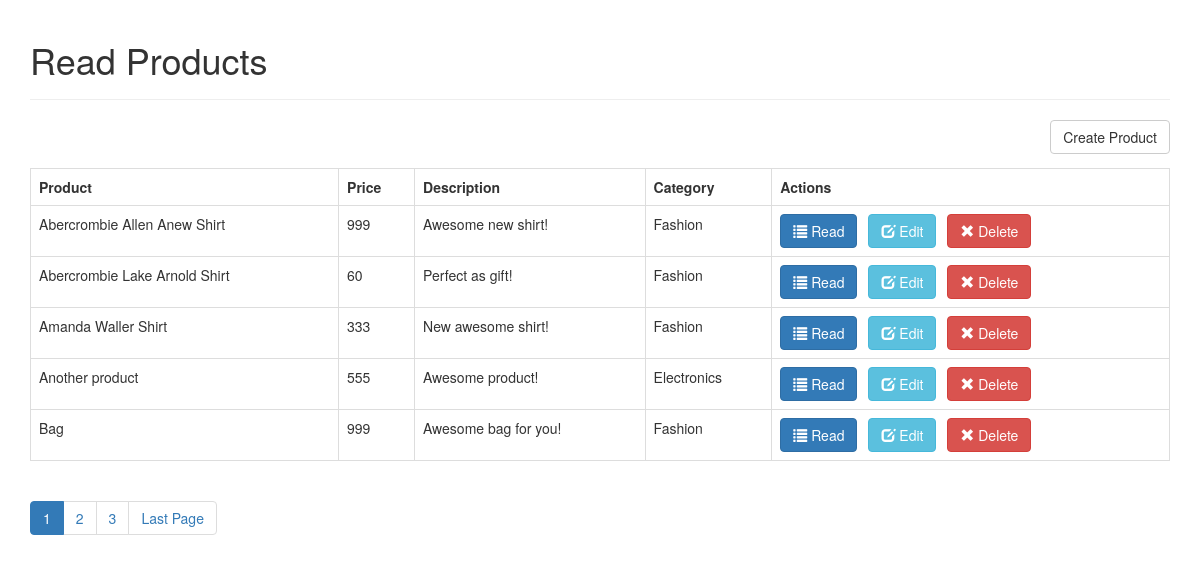
The app's page /index_0.php with its own data.
### tables this page shows
CREATE TABLE `products` (
  `id` int(11) NOT NULL,
  `name` varchar(32) NOT NULL,
  `description` text NOT NULL,
  `price` int(11) NOT NULL,
  `image` varchar(512) NOT NULL,
  `category_id` int(11) NOT NULL,
  `created` datetime NOT NULL,
  `modified` timestamp NOT NULL DEFAULT CURRENT_TIMESTAMP
);

CREATE TABLE `categories` (
  `id` int(11) NOT NULL,
  `name` varchar(256) NOT NULL,
  `created` datetime NOT NULL,
  `modified` timestamp NOT NULL DEFAULT CURRENT_TIMESTAMP
);

### objects/product.php (called while the page is built, shortened)
<?php
class Product{
    private $conn;
    private $table_name = "products";
    public function __construct($db){
        $this->conn = $db;
    }
    function readAll($from_record_num, $records_per_page){
        $query = "SELECT
                    id, name, description, price, category_id
                FROM
                    " . $this->table_name . "
                ORDER BY
                    name ASC
                LIMIT
                    {$from_record_num}, {$records_per_page}";
        $stmt = $this->conn->prepare( $query );
        $stmt->execute();
        return $stmt;
    }
}
?>

### objects/category.php (called while the page is built, shortened)
<?php
class Category{
    private $conn;
    private $table_name = "categories";
    public $id;
    public function __construct($db){
        $this->conn = $db;
    }
function readName(){
    $query = "SELECT name FROM " . $this->table_name . " WHERE id = ? limit 0,1";
    $stmt = $this->conn->prepare( $query );
    $stmt->bindParam(1, $this->id);
    $stmt->execute();
    $row = $stmt->fetch(PDO::FETCH_ASSOC);
    $this->name = $row['name'];
}
}
?>

### index_0.php (the view, shortened to what this page needs)
<?php
$page = isset($_GET['page']) ? $_GET['page'] : 1;
$records_per_page = 5;
$from_record_num = ($records_per_page * $page) - $records_per_page;
include_once 'objects/product.php';
include_once 'objects/category.php';
$database = new Database();
$db = $database->getConnection();
$product = new Product($db);
$category = new Category($db);
$stmt = $product->readAll($from_record_num, $records_per_page);
$num = $stmt->rowCount();
include_once "layout_header.php";
echo "<div class='right-button-margin'>";
    echo "<a href='create_product.php' class='btn btn-default pull-right'>Create Product</a>";
echo "</div>";
if($num>0){
    echo "<table class='table table-hover table-responsive table-bordered'>";
        echo "<tr>";
            echo "<th>Product</th>";
            echo "<th>Price</th>";
            echo "<th>Description</th>";
            echo "<th>Category</th>";
            echo "<th>Actions</th>";
        echo "</tr>";
        while ($row = $stmt->fetch(PDO::FETCH_ASSOC)){
            extract($row);
            echo "<tr>";
                echo "<td>{$name}</td>";
                echo "<td>{$price}</td>";
                echo "<td>{$description}</td>";
                echo "<td>";
                    $category->id = $category_id;
                    $category->readName();
                    echo $category->name;
                echo "</td>";
                echo "<td>";
echo "<a href='read_one.php?id={$id}' class='btn btn-primary left-margin'>
<span class='glyphicon glyphicon-list'></span> Read
</a>
<a href='update_product.php?id={$id}' class='btn btn-info left-margin'>
<span class='glyphicon glyphicon-edit'></span> Edit
</a>
<a delete-id='{$id}' class='btn btn-danger delete-object'>
<span class='glyphicon glyphicon-remove'></span> Delete
</a>";
                echo "</td>";
            echo "</tr>";
        }
    echo "</table>";
    include_once 'paging.php';
}
else{
    echo "<div class='alert alert-info'>No products found.</div>";
}
include_once "layout_footer.php";
?>

### libs/css/custom.css (style rules this page uses)
.left-margin { margin:0 .5em 0 0; }
.right-button-margin { margin: 0 0 1em 0; overflow: hidden; }

### records on screen
products: name "Abercrombie Allen Anew Shirt", price "999", description "Awesome new shirt!", category.name "Fashion"
products: name "Abercrombie Lake Arnold Shirt", price "60", description "Perfect as gift!", category.name "Fashion"
products: name "Amanda Waller Shirt", price "333", description "New awesome shirt!", category.name "Fashion"
products: name "Another product", price "555", description "Awesome product!", category.name "Electronics"
products: name "Bag", price "999", description "Awesome bag for you!", category.name "Fashion"

### other values on screen
$page_title "Read Products"
